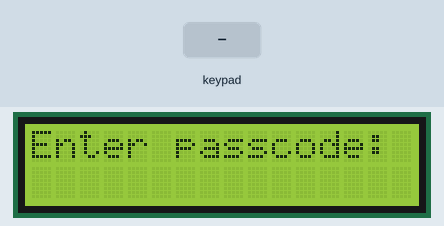
A sketch run on a simulated Arduino Uno, built with avr-gcc and run on an emulated ATmega328P. Shown: 16×2 character LCD. The inputs (shaded band) are chosen by the test bench. What the sketch prints to the serial monitor is not drawn.

Above: at 1.2 s.
1.3 s: keypad keys 9 8 7 6 # pressed 0.4 s apart
At 4.4 s:
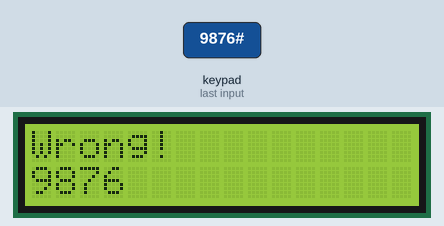
6.3 s: key '#' pressed
At 7.7 s:
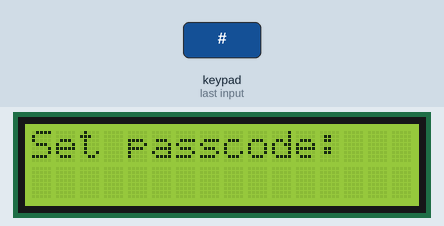
8.0 s: key '1' pressed
At 8.6 s:
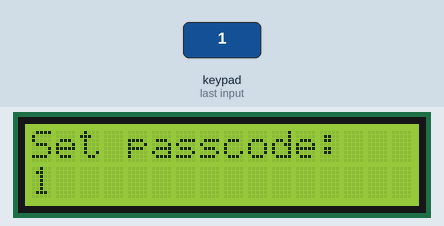
9.7 s: keypad keys 9 8 7 6 pressed 0.4 s apart
At 12.5 s:
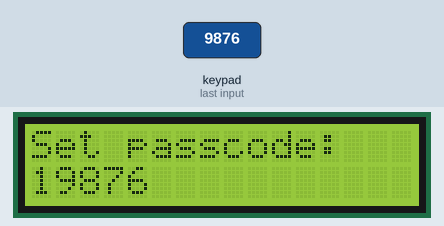
12.8 s: key '2' pressed
At 13.5 s:
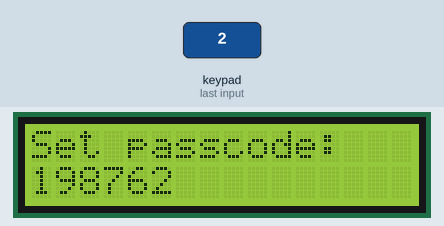
14.5 s: keypad keys 9 8 7 6 * pressed 0.4 s apart
At 17.6 s:
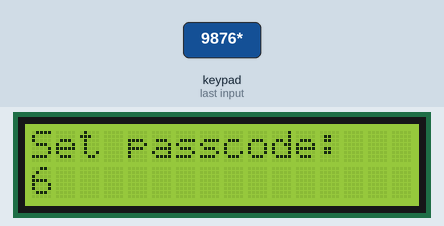
Timing chart, 0 to 19.0 s (numbered marks = the images above; inputs shaded):
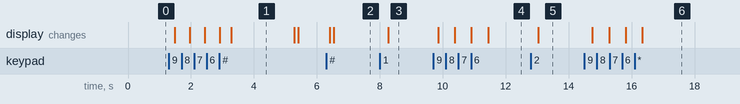

The sketch:

Lab10-Basic1.ino
```cpp
#define KEY_ROWS 4
#define KEY_COLS 4
#define Enter_mode 0
#define Set_code_mode 1
#define answer_mode 2
#include <Keypad.h>
#include <Wire.h>
#include <LiquidCrystal_I2C.h>
// Set pins on I2C chip for LCD connections:
//              addr,en,rw,rs,d4,d5,d6,d7,bl,blpol
LiquidCrystal_I2C lcd(0x3F, 16,2);
char passcode[8] = {'1', '2', '3', '4',' ',' ',' ',' '}; //4-8digit.
int code_length = 4;
char answer_code[9];
int mode = 0;
int correct = 1;
char key;
char keymap[KEY_ROWS][KEY_COLS] = {
  {'1', '2', '3', 'A'},
  {'4', '5', '6', 'B'},
  {'7', '8', '9', 'C'},
  {'*', '0', '#', 'D'}
};
byte colPins[KEY_COLS] = {9, 8, 7, 6};
// Column pin 1~4
byte rowPins[KEY_ROWS] = {13, 12, 11, 10}; //Initialize keypad.
Keypad myKeypad = Keypad(makeKeymap(keymap), rowPins, colPins, KEY_ROWS, KEY_COLS);


void setup() {
  Serial.begin(9600);
  lcd.begin(16, 2);   // initialize LCD //size of LCD.
  lcd.backlight();    // open LCD backlight
}

void loop() {
  // put your main code here, to run repeatedly:
  LoginFun(); delay(100);
}
int Setting = 0;
void  LoginFun() {
  DisplayTask();
  //read char.
  static int i = 0;
  key = myKeypad.getKey();
  if (mode == Enter_mode) {
      if (key == '#') {
        if(i==0){ //To Set mode.
              SetupFun();
              i = 0;//reset i.
              Serial.println("To set mode");
              lcd.clear();
              mode = Set_code_mode;
              for (int j = 0; j <= 7; j++) {
                passcode[j] = {' '};
              }
        }
        else{ //To Display mode.
             mode = answer_mode;
             DisplayTask();
             i = 0;//reset.
        }
      }
      else{ //key is not '#'.
          if(isdigit(key)){
              if (i <= 7) {
    //            if (i == code_length- 1)Serial.println(key);
    //            else Serial.print(key);
                answer_code[i] = key;
                if (answer_code[i] != passcode[i]) {
                  correct = 0; //Wrong.
                }
                Serial.print(i);
                i++; //move to next position.
              }
              else {
                    Serial.println("Reset");
                    i = 0;
                    correct = 1;
                    for (int j = 0; j <= 7; j++) {
                      answer_code[j] = {' '};
                    }
              }
        }
      }
  }
  else if(mode == Set_code_mode){// Setting == 1
    SetupFun();
  }
}

void SetupFun() {
//  DisplayTask();
  //read char.
  static int i = 0;
  //char key = myKeypad.getKey();
  Serial.println("Set mode");
  //When i==8: means we have press 8 digits. Press the ninth digit would made i == ten.
  if (i == 8) {
    if(isdigit(key)){
        i = 0;
        for (int j = 0; j <= 7; j++) {
            passcode[j] = {' '};
        }
    }
  }
  else{ //for i = 0 - 7.
        if (key == '#') {
              if (i >= 3) {
                code_length = i;
                mode = Enter_mode;
                i = 0;
                lcd.clear();
              }
        }
        else if (isdigit(key)) {
          Serial.print(key);
          Serial.print("i =  ");
          Serial.println(i);
          passcode[i] = key;
          i++; //move to next position.
        }
  }
}
void DisplayTask() {
  lcd.setCursor(0, 0);  // setting cursor
  if (mode == Enter_mode) { //read and store in answer_code.
//    Serial.println(answer_code);
    lcd.setCursor(0, 0);  // setting cursor
    lcd.print("Enter passcode:");
    lcd.setCursor(0, 1);
    lcd.print(answer_code);
  }
  else if (mode == Set_code_mode) {
    lcd.print("Set passcode:   ");
    lcd.setCursor(0, 1);
    Serial.println(passcode);
    lcd.print(passcode);
    lcd.setCursor(8, 1);
    lcd.print("        ");
  }
  else { //mode == answer_mode
    lcd.clear();
    if (correct)lcd.print("Correct!");
    else lcd.print("Wrong!");
    lcd.setCursor(0, 1);
    lcd.print(answer_code);
    delay(2000);
    lcd.clear();
    for (int j = 0; j <= 7; j++) {
      answer_code[j] = {' '};
    }
    mode = Enter_mode; //return.
    correct = 1; //reset.
    return;
  }
}
```

Measured:
- after the input at 1.3 s, the display: first changes after 0.18 s (image 1 shows a later state)
- after the input at 6.3 s, the display: first changes after 0.11 s (image 2 shows a later state)
- after the input at 8.0 s, the display: changes after 0.26 s (image 3)
- after the input at 9.7 s, the display: first changes after 0.15 s (image 4 shows a later state)
- after the input at 12.8 s, the display: changes after 0.23 s (image 5)
- after the input at 14.5 s, the display: first changes after 0.25 s (image 6 shows a later state)
- what the display in image 1 shows lasts 2.0 s, from 3.3 s to 5.3 s
